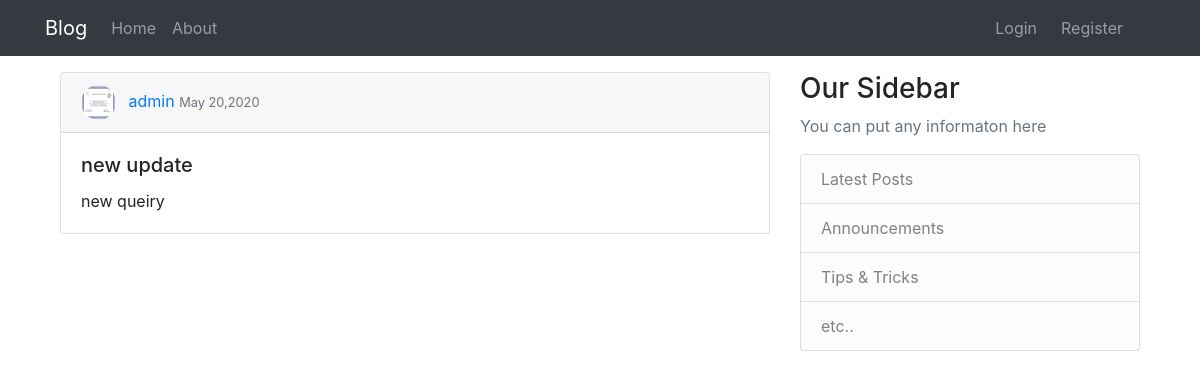
/post/5/, run on the app's committed database.
### webapp1/models.py (models this page shows, shortened)
class post(models.Model):
    title=models.CharField(max_length=50)
    query=models.TextField()
    date_posted=models.DateTimeField(auto_now_add=True)
    author=models.ForeignKey(User, on_delete=models.CASCADE)
    img=models.ImageField(default='default.jpg',upload_to='homepics')

### users/models.py (models this page shows, shortened)
class Profile(models.Model):
    user = models.OneToOneField(User,on_delete=models.CASCADE)
    image = models.ImageField(default = 'default.jpg' , upload_to='profile_pics')

### webapp1/views.py (the view)
# urls.py: path('post/<int:pk>/', postdetailview.as_view() , name='post_detail'),
class postdetailview(DetailView):
    model = post

### webapp1/templates/webapp1/post_detail.html (shortened to what this page needs)
{% extends "webapp1/base.html"%}
{% block content %}
    <div class="card mb-4" >
    <div class="card-header">
      <img class="rounded-circle mr-2" height=35px width=35px src="{{ object.author.profile.image.url }}" alt="">
      <a href="{% url 'user_posts' object.author.username %}">{{ object.author}}</a> <small class="text-muted">{{object.date_posted|date:"F d,Y" }}</small>
    </div>
    <div class="card-body">
      <h5 class="card-title">{{ object.title }}</h5>
      <p class="card-text">{{ object.query }}</p>
    </div>
</div>
{% endblock content %}

### data on the page
post: author.profile.image (picture), author "admin", date_posted "May 20,2020", title "new update", query "new queiry"
